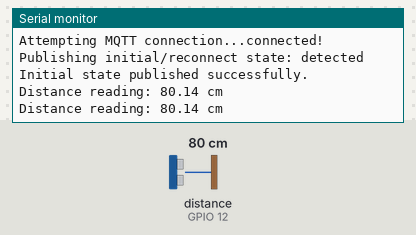
Simulated run of this program. Board: ESP32. On the bench: the last lines printed to the serial monitor. Wiring (inferred from the names in the program): ultrasonic range finder: trigger GPIO 13; echo GPIO 12. The test bench sets the inputs (shaded band); at power-on: distance to the obstacle (sensor on GPIO 12) 80 cm. The echo pulse lasts 58.3 µs per cm; WiFi joins after 1.5 s; servers stay silent unless stated; no MQTT or app messages arrive unless stated.

Above: at 2.7 s.
2.8 s: distance to the obstacle (sensor on GPIO 12) set to 120 cm
At 3.9 s:
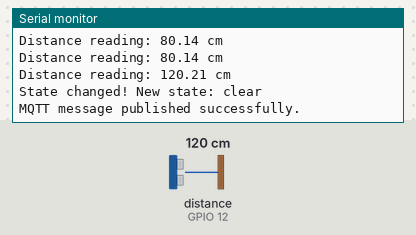
5.0 s: distance to the obstacle (sensor on GPIO 12) set to 2 cm
At 6.4 s:
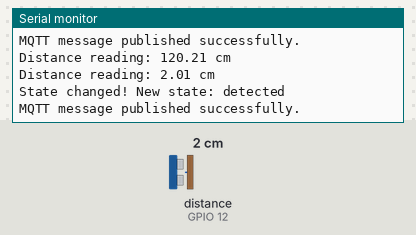
Timing chart, 0 to 8.0 s (numbered marks = the images above; inputs shaded):
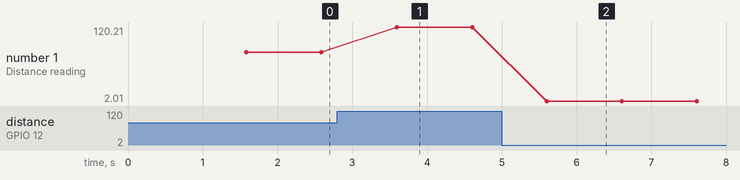

The program:

main.cpp
```cpp
#include <WiFi.h>
#include <PubSubClient.h>
#include <WiFiManager.h>

const char* mqtt_broker = "broker.hivemq.com";
const int mqtt_port = 1883;
const char* device_id = "Sensore_Bagno-01";
char mqtt_topic[50];
// --- END CONFIGURATION ---

const int trigPin = 13;
const int echoPin = 12;
float detectionThresholdCM = 100.0; // Valore da calibrare
long measurementInterval = 1000;

WiFiClient wifiClient;
PubSubClient mqttClient(wifiClient);
String last_state = "";

// Function declarations
float getDistanceCM();
void reconnect_mqtt();
void publish_current_state();

void setup() {
  Serial.begin(115200);
  delay(10);
  snprintf(mqtt_topic, sizeof(mqtt_topic), "esp32/%s/sensor", device_id);

  WiFiManager wifiManager;
  //wifiManager.resetSettings();

  if (!wifiManager.autoConnect("BathroomBoardAP")) {
    Serial.println("Failed to connect and hit timeout");
    delay(3000);
    ESP.restart(); // Restart the ESP if it fails to connect
    delay(5000);
  }

  Serial.println("\nWiFi connected!");
  Serial.print("IP address: ");
  Serial.println(WiFi.localIP());

  mqttClient.setServer(mqtt_broker, mqtt_port);
  pinMode(trigPin, OUTPUT);
  pinMode(echoPin, INPUT);
  Serial.println("Ultrasonic sensor ready.");
}

void loop() {
  if (!mqttClient.connected()) {
    reconnect_mqtt();
  }
  mqttClient.loop();

  // Get distance reading
  float distance = getDistanceCM();

  // *** NEW: Detailed debug output for calibration ***
  // This will print the exact distance every second.
  Serial.print("Distance reading: ");
  Serial.print(distance);
  Serial.println(" cm");
  // *** END of debug output ***

  // Determine current state based on the reading
  String current_state;
  if (distance > 0 && distance < detectionThresholdCM) {
    current_state = "detected";
  } else {
    current_state = "clear";
  }

  // Only publish if the state has actually changed during the loop
  if (current_state != last_state) {
    Serial.print("State changed! New state: ");
    Serial.println(current_state);
    if (mqttClient.publish(mqtt_topic, current_state.c_str())) {
        Serial.println("MQTT message published successfully.");
        last_state = current_state;
    } else {
        Serial.println("MQTT publish failed.");
    }
  }

  delay(measurementInterval);
}

void reconnect_mqtt() {
  while (!mqttClient.connected()) {
    Serial.print("Attempting MQTT connection...");
    if (mqttClient.connect("esp32-bathroom-sensor-client")) {
      Serial.println("connected!");
      publish_current_state();
    } else {
      Serial.print("failed, rc=");
      Serial.print(mqttClient.state());
      Serial.println(" try again in 5 seconds");
      delay(5000);
    }
  }
}

void publish_current_state() {
  String current_state;
  float distance = getDistanceCM();
  if (distance > 0 && distance < detectionThresholdCM) {
    current_state = "detected";
  } else {
    current_state = "clear";
  }

  Serial.print("Publishing initial/reconnect state: ");
  Serial.println(current_state);

  if (mqttClient.publish(mqtt_topic, current_state.c_str())) {
      Serial.println("Initial state published successfully.");
      last_state = current_state;
  } else {
      Serial.println("Initial state publish failed.");
  }
}

float getDistanceCM() {
  digitalWrite(trigPin, LOW);
  delayMicroseconds(2);
  digitalWrite(trigPin, HIGH);
  delayMicroseconds(10);
  digitalWrite(trigPin, LOW);

  long duration = pulseIn(echoPin, HIGH, 30000);

  if (duration == 0) {
    return -1.0;
  }

  float distance = duration / 58.2;
  return distance;
}
```

Measured:
- after the input at 2.8 s, the serial monitor: prints a new line after 0.79 s (image 1)
- after the input at 5.0 s, the serial monitor: prints a new line after 0.60 s (image 2)
- plotted number 1: 80.14 → 120.21 after the input at 2.8 s, 120.21 → 2.01 after the input at 5.0 s
